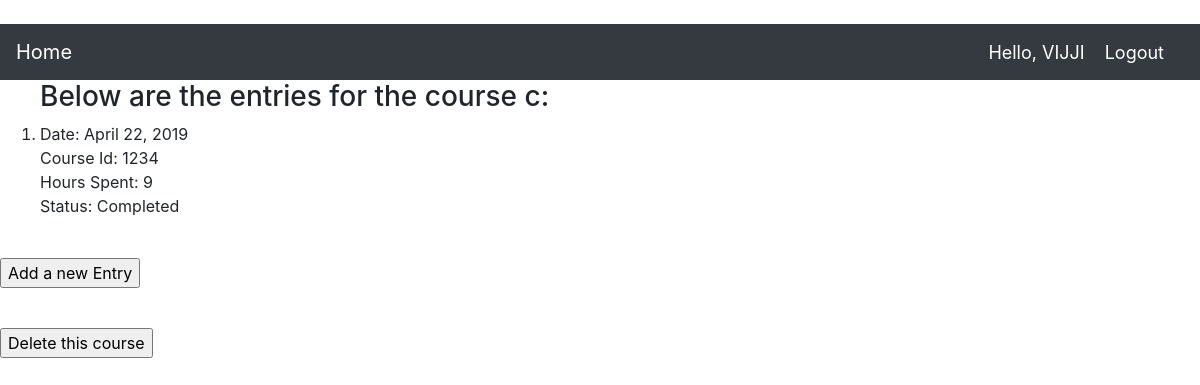
The page /entrypage/9 (signed in) on the database its author committed.
### learning_logs/models.py (models this page shows)
class Course(models.Model):
    course_name=models.CharField(max_length=100)
    owner=models.ForeignKey(User, on_delete=models.CASCADE)
    def __str__(self):
        return self.course_name

class Entry(models.Model):
    course_name=models.ForeignKey(Course, on_delete=models.CASCADE)
    course_id=models.CharField(max_length=10)
    Date=models.DateField()
    Hours_spent=models.IntegerField()
    statuses=[
        ('In Progress','In Progress'),
        ('Completed','Completed'),
        ]
    status=models.CharField(max_length=15, choices=statuses)
    class Meta:
        verbose_name_plural='entries'

### learning_logs/views.py (the view)
# urls.py: path('entrypage/<int:cid>',views.entrypage,name='entrypage'),
@login_required(login_url='users:login')
def entrypage(request, cid):
    course=Course.objects.get(id=cid)
    entries=course.entry_set.all()
    context={'entries':entries,'cid':cid,'course':course}
    return render(request,'entrypage.html',context)

### learning_logs/Templates/entrypage.html
{% extends 'basepage.html' %}
{% block content %}
{% if entries %}
    <ol>
        <h3>Below are the entries for the course {{course}}:</h3>
        {% for entry in entries %}
        <li>
            Date:  {{entry.Date}}<br />
            Course Id:  {{entry.course_id}}<br />
            Hours Spent:  {{entry.Hours_spent}}<br />
            Status:  {{entry.status}}<br /><br />
        </li>
        {% endfor %}
     </ol>
{% else %}
        <p>Oops! No entries Yet.</p>
{% endif %}
<form action="{% url 'learning_logs:addentry' cid %}">
    <input type="submit" value="Add a new Entry" ></input>
</form><br />
        <form action="{% url 'learning_logs:delete_course' cid %}">
            <input type="submit" value="Delete this course"></input>
        </form>
{% endblock content %}

### learning_logs/Templates/basepage.html (shortened to what this page needs)
﻿<!doctype html>
<html lang="en">
<head>
    {% load static %}
    <link rel="stylesheet" href="https://stackpath.bootstrapcdn.com/bootstrap/4.4.1/css/bootstrap.min.css">
</head>
<body>
    <header>
        <nav class="navbar navbar-expand-lg navbar-dark bg-dark">
            <a class="navbar-brand" href="{% url 'learning_logs:home' %}">Home</a>
            <div class="collapse navbar-collapse" id="navbarSupportedContent">
                <ul class="navbar-nav ml-auto">
                    {% if user.is_authenticated %}
                    <span class="hello-msg">Hello, {{request.user}}</span>
                    <li class="nav-item">
                        <a class="hello-msg" href="{% url 'users:logout' %}">Logout</a>
                    </li>
                    {% else %}
                        <a class="hello-msg" href="{% url 'users:register' %}">Register</a>
                        <a class="hello-msg" href="{% url 'users:login' %}">Login</a>
                    {% endif %}
                </ul>
            </div>
        </nav>
    </header>
{% block content %}{% endblock content %}

### learning_logs/Templates/basepage.html (style rules this page uses)
.hello-msg { font-size: 18px; color: #fff; margin-right: 20px; }

### rows shown on the page
Course: course_name "c"
Entry: Date "April 22, 2019", course_id "1234", Hours_spent "9", status "Completed"

### other values the page prints
{{ request.user }} "VIJJI"
